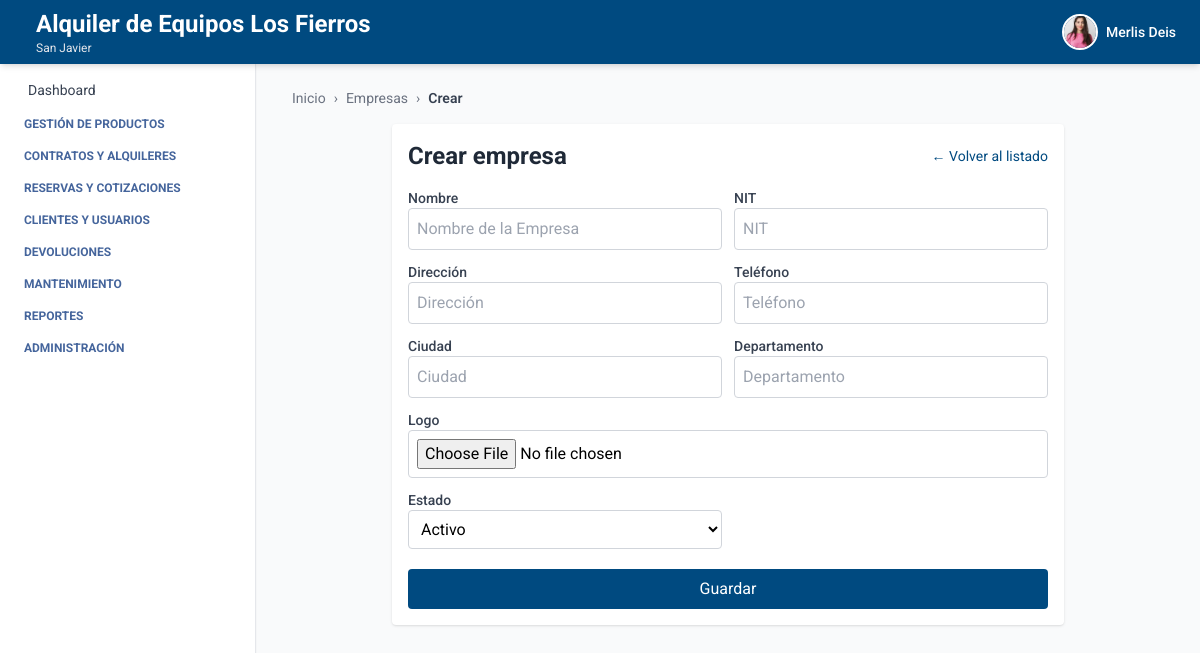
The page /empresa/crear-empresa/ (signed in) on the database its author committed.
### autenticacion/models.py (models this page shows, shortened)
class Usuario(AbstractUser):
    telefono = models.CharField(max_length=20, blank=True, null=True)
    empresa = models.ForeignKey(Empresa, on_delete=models.SET_NULL, null=True, blank=True)
    sucursal = models.ForeignKey(Sucursal, on_delete=models.SET_NULL, null=True, blank=True)
    ESTADOS = [
        ("activo", "Activo"),
        ("inactivo", "Inactivo"),
    ]
    estado = models.CharField(max_length=10, choices=ESTADOS, default="activo")
    foto_perfil = models.ImageField(upload_to='usuarios/img/', blank=True, null=True)
    groups = models.ManyToManyField(
        Group,
        related_name='usuarios',  # Evita conflicto con 'user_set'
        blank=True,
        help_text='The groups this user belongs to.',
        verbose_name='groups'
    )
    user_permissions = models.ManyToManyField(
        Permission,
        related_name='usuarios',  # Evita conflicto con 'user_set'
        blank=True,
        help_text='Specific permissions for this user.',
        verbose_name='user permissions'
    )

### empresa/models.py (models this page shows, shortened)
class Empresa(models.Model):
    ESTADOS = [
        ("activo", "Activo"),
        ("inactivo", "Inactivo"),
    ]
    nombre = models.CharField(max_length=100)
    nit = models.CharField(max_length=50, unique=True)
    ciudad = models.CharField(max_length=100, blank=True, null=True)
    direccion = models.CharField(max_length=255, blank=True, null=True)
    departamento = models.CharField(max_length=100, blank=True, null=True)
    telefono = models.CharField(max_length=20, blank=True, null=True)
    estado = models.CharField(max_length=20, choices=ESTADOS, default="activo")
    logo = models.ImageField(upload_to='empresas/img/', blank=True, null=True)

class Sucursal(models.Model):
    ESTADOS = [
        ("activo", "Activo"),
        ("inactivo", "Inactivo"),
    ]
    empresa = models.ForeignKey(Empresa, related_name='sucursales', on_delete=models.CASCADE)
    nombre = models.CharField(max_length=100)
    ciudad = models.CharField(max_length=100)
    direccion = models.CharField(max_length=255)
    departamento = models.CharField(max_length=100, blank=True, null=True)
    telefono = models.CharField(max_length=20, blank=True, null=True)
    estado = models.CharField(max_length=20, choices=ESTADOS, default="activo")

### empresa/views.py (the view)
# urls.py: path('crear-empresa/', EmpresaCreateView.as_view(), name='crear_empresa'),
class EmpresaCreateView(LoginRequiredMixin, BreadcrumbMixin, CreateView):
    model = Empresa
    form_class = EmpresaForm
    template_name = 'crear_empresa.html'
    success_url = reverse_lazy('empresa_list')
    breadcrumb_items = [ ("Empresas", reverse_lazy("empresa_list")),
            ("Crear", None)]

### core/views.py (called while the page is built)
    def get_context_data(self, **kwargs):
        context = super().get_context_data(**kwargs)
        context["home"] = self.home_url
        context["breadcrumb_items"] = self.breadcrumb_items
        return context

### empresa/templates/crear_empresa.html (shortened to what this page needs)
{% extends 'index.html' %}
{% block breadcrumb %}
  {% include 'breadcrumb.html' with home='/' breadcrumbs=breadcrumb_items %}
{% endblock %}
{% block content %}
  <div class="max-w-2xl mx-auto mt-4 bg-white p-4 rounded shadow">
    <div class="flex justify-between items-center mb-4">
      <h2 class="text-2xl font-bold text-gray-800">Crear empresa</h2>
      <a href="{% url 'empresa_list' %}" class="text-sm text-[var(--primary-color)] hover:underline">← Volver al listado</a>
    </div>
    <form method="post" enctype="multipart/form-data" class="grid grid-cols-2 gap-3">
      <div>
        <label class="block text-sm font-medium text-gray-700">Nombre</label>
        {{ form.nombre }}
      </div>
      <div>
        <label class="block text-sm font-medium text-gray-700">NIT</label>
        {{ form.nit }}
      </div>
      <div>
        <label class="block text-sm font-medium text-gray-700">Dirección</label>
        {{ form.direccion }}
      </div>
      <div>
        <label class="block text-sm font-medium text-gray-700">Teléfono</label>
        {{ form.telefono }}
      </div>
      <div>
        <label class="block text-sm font-medium text-gray-700">Ciudad</label>
        {{ form.ciudad }}
      </div>
      <div>
        <label class="block text-sm font-medium text-gray-700">Departamento</label>
        {{ form.departamento }}
      </div>
      <div class="col-span-2">
        <label class="block text-sm font-medium text-gray-700">Logo</label>
        {{ form.logo }}
      </div>
      <div>
        <label class="block text-sm font-medium text-gray-700">Estado</label>
        {{ form.estado }}
      </div>
      <div class="col-span-2">
        <button type="submit" class="mt-2 w-full bg-[var(--primary-color)] text-white py-2 rounded hover:bg-blue-700 transition">Guardar</button>
      </div>
    </form>
  </div>
{% endblock %}

### core/templates/header.html (shortened to what this page needs)
<header class="bg-[var(--primary-color)] shadow-md w-full h-16 flex items-center px-6 justify-between fixed top-0 left-0 z-10">
  <h1 class="text-white flex items-center gap-3 leading-tight">
    <div class="leading-tight">
  {% if request.user.is_authenticated %}
    {% if request.user.empresa %}
      <span class="text-xl sm:text-2xl font-bold block">
        {{ request.user.empresa.nombre }}
      </span>
    {% endif %}
    {% if request.user.sucursal %}
      <span class="text-xs text-gray-200 block">
        {{ request.user.sucursal.nombre }}
      </span>
    {% endif %}
  {% else %}
    <span class="text-xl text-gray-200 block">Gestión inteligente de Equipos</span>
  {% endif %}
</div>
  </h1>
  {% if request.user.is_authenticated %}
  <div x-data="{ open: false }" class="relative flex items-center space-x-3 cursor-pointer" @click.away="open = false">
    <button @click="open = !open" class="flex items-center space-x-2 focus:outline-none">
      {% if request.user.foto_perfil %}
        <img src="{{ request.user.foto_perfil.url }}" alt="Perfil" class="w-9 h-9 rounded-full object-cover border-2 border-white" />
      {% else %}
        <div class="w-9 h-9 rounded-full bg-white text-[var(--primary-color)] flex items-center justify-center font-bold text-sm">
          {{ request.user.first_name|first }}{{ request.user.last_name|first }}
        </div>
      {% endif %}
      <span class="text-white hidden sm:block text-sm font-medium">{{ request.user.first_name }}</span>
    </button>
  </div>
  {% endif %}
</header>

### core/templates/index.html (style rules this page uses)
:root { --primary-color: #004a80; --text-aside-color: rgb(69, 101, 156); }
body { font-family: 'Roboto', sans-serif; }

### rows shown on the page
Usuario: user.empresa.nombre "Alquiler de Equipos Los Fierros", user.sucursal.nombre "San Javier", user.foto_perfil (picture), user.first_name "Merlis Deis"

### other values the page prints
{{ label }} "Empresas"
{{ label }} "Crear"
